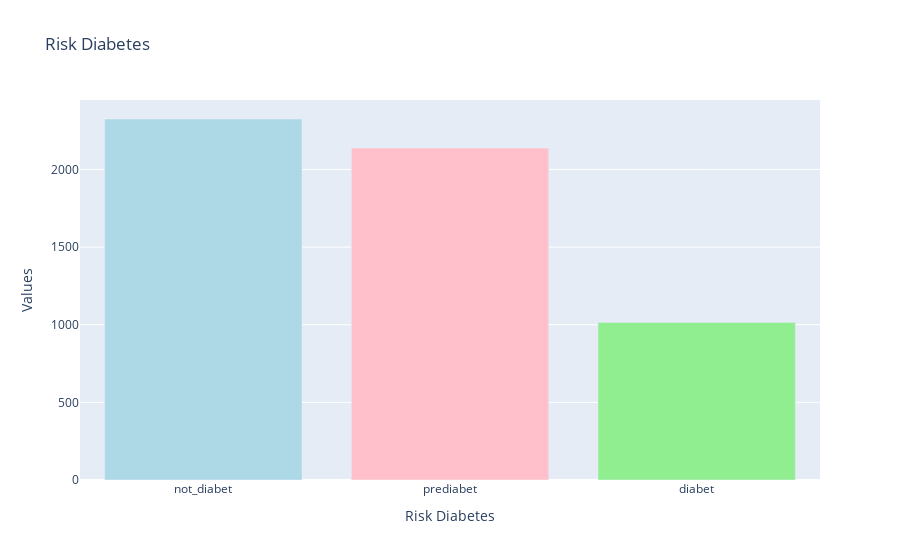

The notebook cell saved with this chart:
### Code cell
import plotly.express as px
barplot = df['case_diabet'].value_counts()
fig = px.bar(x=barplot.index, y=[barplot.values], 
             color=["lightblue","pink", "lightgreen", ], 
             color_discrete_map="identity",
             labels={"value": "Values",
                     "x": "Risk Diabetes",},
             title="Risk Diabetes",
            )
fig.layout.yaxis.tickformat 
fig.show()

### Figure 1 — Plotly figure (JSON) as saved in the notebook; plotly's stock layout.template omitted (floating-point values rounded to 4 significant figures)
{"data": [{"alignmentgroup": "True", "hovertemplate": "Risk Diabetes=%{x}<br>Values=%{y}<extra></extra>", "legendgroup": "", "marker": {"color": "lightblue"}, "name": "", "offsetgroup": "", "orientation": "v", "showlegend": false, "textposition": "auto", "type": "bar", "x": ["not_diabet"], "xaxis": "x", "y": [2325], "yaxis": "y"}, {"alignmentgroup": "True", "hovertemplate": "Risk Diabetes=%{x}<br>Values=%{y}<extra></extra>", "legendgroup": "", "marker": {"color": "pink"}, "name": "", "offsetgroup": "", "orientation": "v", "showlegend": false, "textposition": "auto", "type": "bar", "x": ["prediabet"], "xaxis": "x", "y": [2138], "yaxis": "y"}, {"alignmentgroup": "True", "hovertemplate": "Risk Diabetes=%{x}<br>Values=%{y}<extra></extra>", "legendgroup": "", "marker": {"color": "lightgreen"}, "name": "", "offsetgroup": "", "orientation": "v", "showlegend": false, "textposition": "auto", "type": "bar", "x": ["diabet"], "xaxis": "x", "y": [1015], "yaxis": "y"}], "layout": {"barmode": "relative", "legend": {"tracegroupgap": 0}, "title": {"text": "Risk Diabetes"}, "xaxis": {"anchor": "y", "domain": [0, 1], "title": {"text": "Risk Diabetes"}}, "yaxis": {"anchor": "x", "domain": [0, 1], "title": {"text": "Values"}}}}
